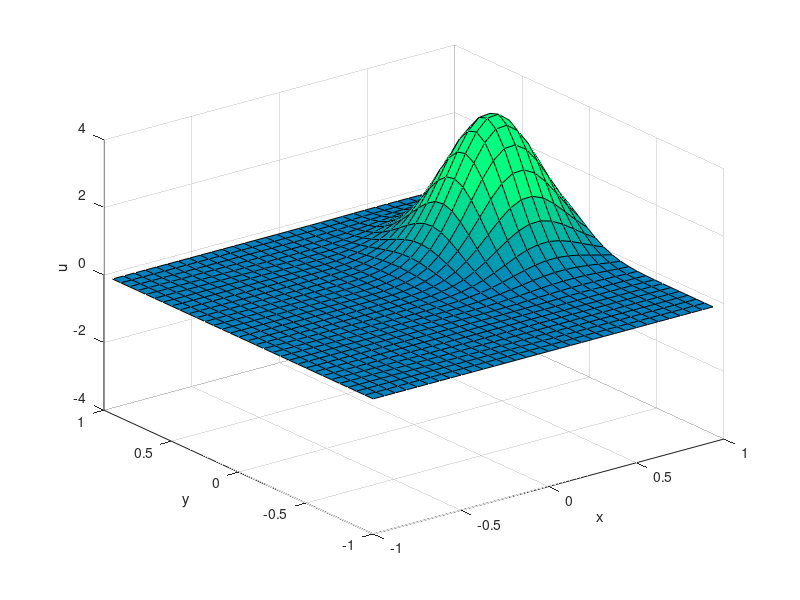

Write MATLAB code to recreate this figure. (Note: this script raises an error after producing the figure.)
clc
clear
close all
tic()

%% preliminaries
colormap(winter);
m = 32;
n = m;
h = 2/m;
Int = linspace(-1,1,m+1);
Int = Int(1:(end-1));
[XX,YY] = meshgrid(Int,Int);
U_init = 4.*exp(-((XX-0.6).^2+(YY-0.2).^2)./0.1);
U_init = [reshape(U_init,m*n,1);zeros(m*n,1)];
delta_t = 0.002;
num_steps = 9000;
coords = [-1 1 -1 1 -4 4];
%% 

%% Experiment

set(gcf, 'Position', [25, 25, 1600, 900])
surf(Int,Int,reshape(U_init(1:m*n),m,n))
xlabel('x')
ylabel('y')
zlabel('u')
caxis([-2 2])
axis(coords)
set(gca, 'nextplot','replacechildren', 'Visible','on');

nFrames = 471;
vidObj = VideoWriter('Wave_FD_periodic.avi');
vidObj.Quality = 100;
vidObj.FrameRate = 15;
open(vidObj);
writeVideo(vidObj, getframe(gcf));

%% 4th order Adams-Bashforth Adams-Moulton Predictor Corrector
ode_rhs_fun = @(x)Wave_RHS_periodic(x,h,h,m,n);
[U,F] = RK4_auto_start(ode_rhs_fun,U_init,delta_t);

for ii=1:num_steps
    [U,F] = ABMPC4_auto(U,F,ode_rhs_fun,delta_t);
    if mod(ii,14)==6
        surf(Int,Int,reshape(U(1:m*n),m,n))
        xlabel('x')
        ylabel('y')
        zlabel('u')
        caxis([-2 2])
        axis(coords)
        drawnow()
        writeVideo(vidObj, getframe(gcf));
    end
end
%%

%% 4th order Runge Kutta solver
% U = [reshape(U_init,m*n,1);zeros(m*n,1)];
% ode_rhs_fun = @(x)Wave_RHS_periodic(x,h,h,m,n);
% 
% for ii=1:num_steps
%     U = RK4_auto(U,ode_rhs_fun,delta_t);
%     if mod(ii,14)==6
%         surf(Int,Int,reshape(U(1:m*n),m,n))
%         xlabel('x')
%         ylabel('y')
%         zlabel('u')
%         caxis([-2 2])
%         axis(coords)
%         drawnow()
%         writeVideo(vidObj, getframe(gcf));
%     end
% end
%%

close(vidObj);

toc()